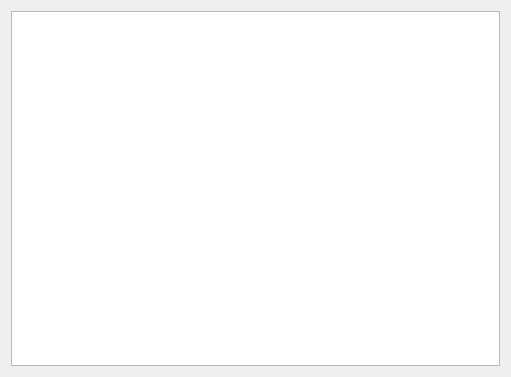
<?xml version="1.0" encoding="UTF-8"?>
<ui version="4.0">
 <class>Form</class>
 <widget class="QWidget" name="Form">
  <property name="geometry">
   <rect>
    <x>0</x>
    <y>0</y>
    <width>511</width>
    <height>377</height>
   </rect>
  </property>
  <property name="windowTitle">
   <string>Average Window</string>
  </property>
  <layout class="QVBoxLayout" name="verticalLayout">
   <item>
    <widget class="PyDMWaveformPlot" name="PyDMWaveformPlot">
     <property name="toolTip">
      <string/>
     </property>
     <property name="showXGrid">
      <bool>true</bool>
     </property>
     <property name="showYGrid">
      <bool>true</bool>
     </property>
     <property name="axisColor">
      <color>
       <red>213</red>
       <green>213</green>
       <blue>213</blue>
      </color>
     </property>
     <property name="title" stdset="0">
      <string>Average Window CH ${N}</string>
     </property>
     <property name="curves">
      <stringlist>
       <string>{&quot;y_channel&quot;: &quot;ca://${DEVICE}:AVGWND${N}&quot;, &quot;x_channel&quot;: null, &quot;name&quot;: &quot;&quot;, &quot;color&quot;: &quot;#ffaaff&quot;, &quot;lineStyle&quot;: 1, &quot;lineWidth&quot;: 1, &quot;symbol&quot;: null, &quot;symbolSize&quot;: 10, &quot;redraw_mode&quot;: 2}</string>
      </stringlist>
     </property>
    </widget>
   </item>
  </layout>
 </widget>
 <customwidgets>
  <customwidget>
   <class>PyDMWaveformPlot</class>
   <extends>QGraphicsView</extends>
   <header>pydm.widgets.waveformplot</header>
  </customwidget>
 </customwidgets>
 <resources/>
 <connections/>
</ui>
